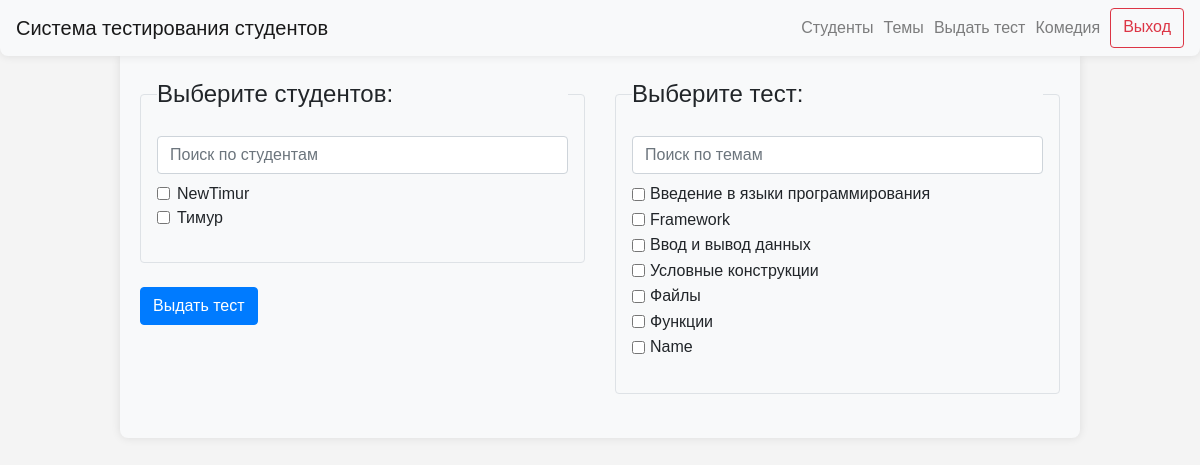
Before: /groups/2/give_test (signed in) with the older database file.
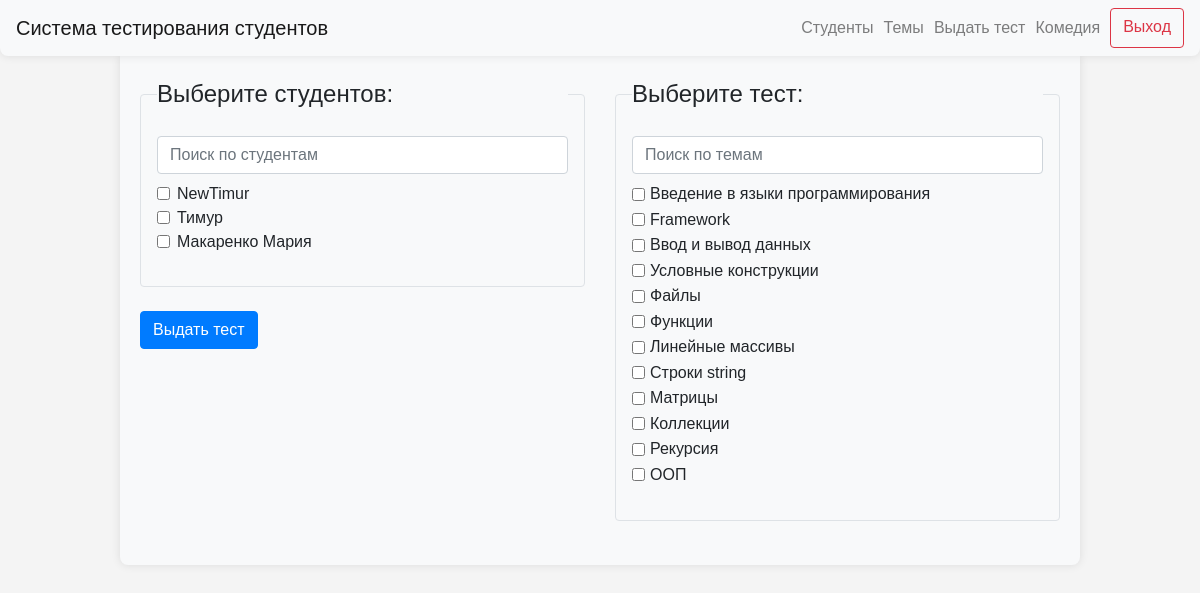
After: the same page with the newer database file.
### data/users.py (models this page shows)
class User(SqlAlchemyBase, UserMixin, SerializerMixin):
    __tablename__ = "users"
    id = sqlalchemy.Column(
        sqlalchemy.Integer,
        primary_key=True,
        autoincrement=True,
    )
    name = sqlalchemy.Column(
        sqlalchemy.String,
        nullable=True,
    )
    group_id = sqlalchemy.Column(
        sqlalchemy.Integer,
        sqlalchemy.ForeignKey(
            "groups.id",
            ondelete="CASCADE",
        ),
        nullable=False,
    )
    date_of_birth = sqlalchemy.Column(
        sqlalchemy.Date,
        nullable=False,
    )
    user_level = sqlalchemy.Column(
        sqlalchemy.String,
        default="student",
    )

### data/topics.py (models this page shows)
class Topic(SqlAlchemyBase, UserMixin, SerializerMixin):
    __tablename__ = "topics"
    id = sqlalchemy.Column(sqlalchemy.Integer,
                           primary_key=True, autoincrement=True)
    name = sqlalchemy.Column(sqlalchemy.String, nullable=True)

### server.py (the view, shortened to what this page needs)
@app.route("/groups/<int:group_id>/give_test", methods=["GET", "POST"])
@login_required
def give_test(group_id):
    if current_user.user_level == "admin":
        db_sess = db_session.create_session()
        students = db_sess.query(User).filter(User.user_level != "admin" and User.group_id == group_id)
        topics = db_sess.query(Topic)
    else:
        abort(403)
    return render_template(
        "give_test.html",
        students=students,
        topics=topics,
        title="Выдача тестов",
        group_id=group_id,
    )

### data/db_session.py (called while the page is built)
def create_session() -> Session:
    global __factory
    return __factory()

### server.py (called while the page is built)
@login_manager.user_loader
def load_user(user_id):
    db_sess = db_session.create_session()
    return db_sess.query(User).get(user_id)

### templates/give_test.html (shortened to what this page needs)
{% extends "base.html" %}
{% block content %}
<form action="/groups/{{ group_id }}/give_test" method="post">
    <div class="row justify-content-center">
        <div class="col-md-6">
            <fieldset class="border p-3 rounded">
                <legend class="form-legend">Выберите студентов:</legend>
                <div class="form-group">
                    <input type="text" class="form-control mb-2" id="student-search" placeholder="Поиск по студентам">
                    {% for student in students %}
                    <div class="form-check student">
                        <input type="checkbox" class="form-check-input" id="student-{{ student.id }}"
                               name="students" value="{{ student.id }}">
                        <label class="form-check-label" for="student-{{ student.id }}">{{ student.name }}</label>
                    </div>
                    {% endfor %}
                </div>
            </fieldset>
            <br>
            <button type="submit" class="btn btn-primary float-end" onclick="return validateSelection()">Выдать
                тест
            </button>
        </div>
        <div class="col-md-6">
            <fieldset class="border p-3 rounded">
                <legend class="form-legend">Выберите тест:</legend>
                <div class="form-group">
                    <input type="text" class="form-control mb-2" id="topic-search" placeholder="Поиск по темам">
                    <ul class="list-unstyled">
                        {% for topic in topics %}
                        <li class="topic">
                            <div class="form-check form-check-inline">
                                <input type="checkbox" class="form-check-input" id="topic-{{ topic.id }}" name="topics"
                                       value="{{ topic.id }}">
                                <label class="form-check-label" for="topic-{{ topic.id }}">{{ topic.name }}</label>
                            </div>
                        </li>
                        {% endfor %}
                    </ul>
                </div>
            </fieldset>
            <br>
        </div>
    </div>
</form>
{% endblock %}

Changed rows visible on the page:
now on this page (row edited): User: name "Макаренко Мария"
changed Topic: name "Name" → "Линейные массивы"
added Topic: name "Строки string"
added Topic: name "Матрицы"
added Topic: name "Коллекции"
added Topic: name "Рекурсия"
added Topic: name "ООП"
